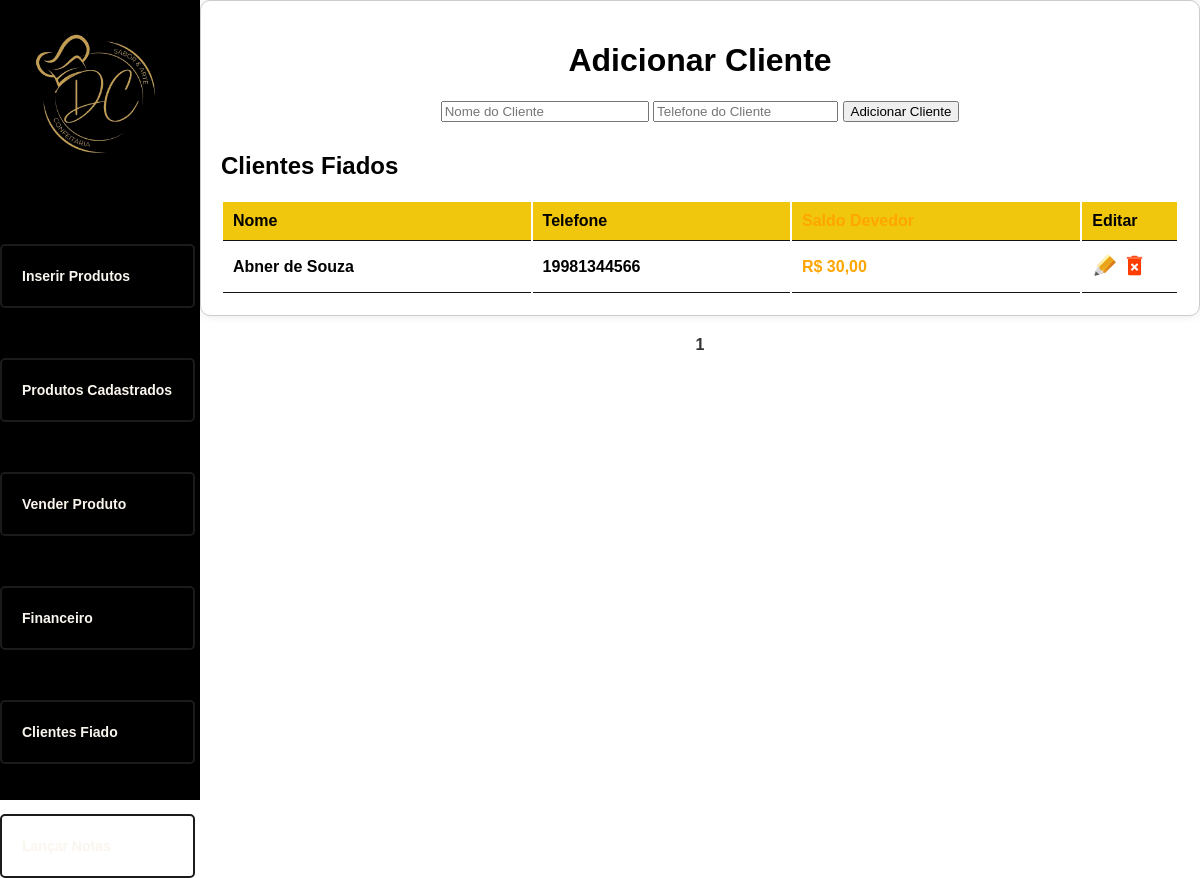
The app's page /clientes_fiado.php, older data.
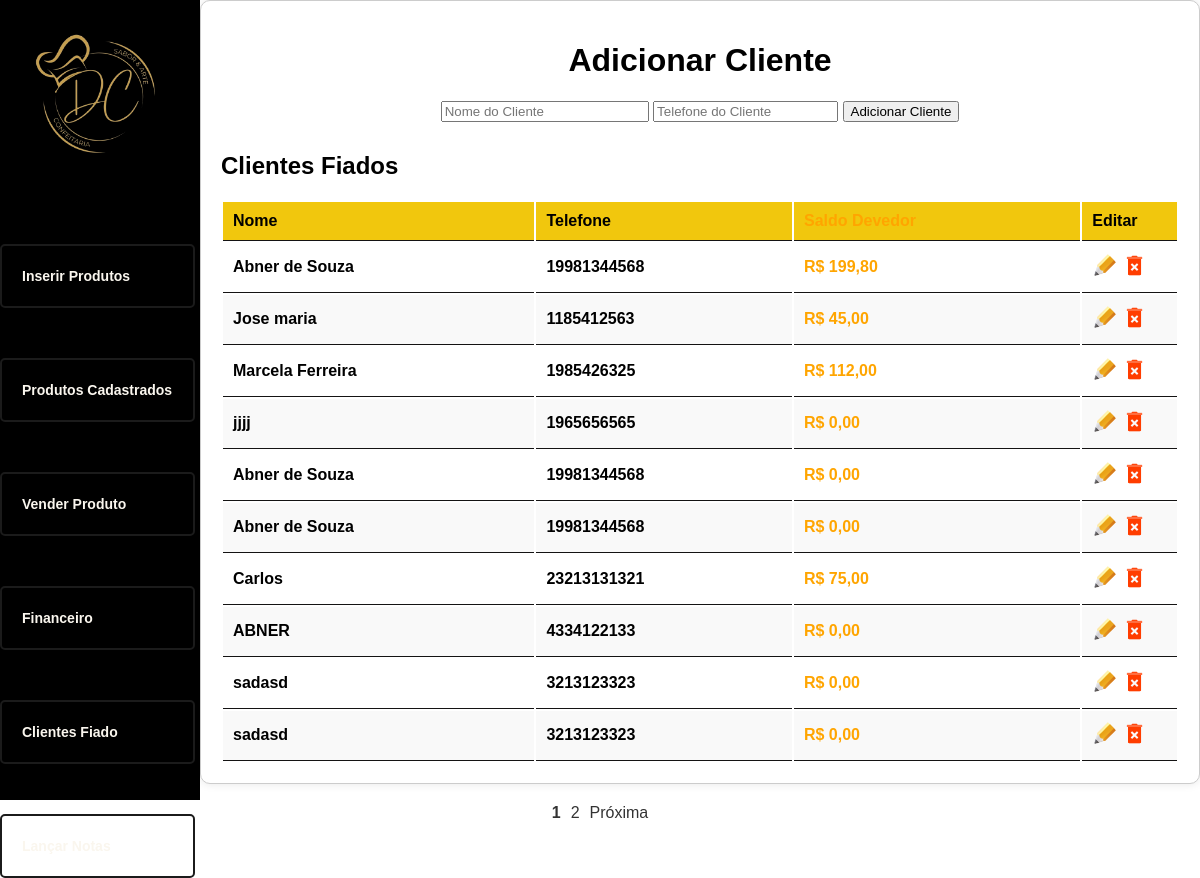
The same page, newer data.
### tables this page shows
CREATE TABLE `clientes_fiados` (
  `id` int(11) NOT NULL,
  `nome` varchar(255) NOT NULL,
  `telefone` varchar(20) NOT NULL,
  `saldo_devedor` decimal(10,2) DEFAULT NULL
);

### Class/database.php (called while the page is built, shortened)
<?php
class Database {
    private $hostname;
    private $bancodedados;
    private $usuario;
    private $senha;
    public function __construct($hostname, $bancodedados, $usuario, $senha) {
        $this->hostname = $hostname;
        $this->bancodedados = $bancodedados;
        $this->usuario = $usuario;
        $this->senha = $senha;
    }
    public function conectar() {
        $this->conexao = new mysqli($this->hostname, $this->usuario, $this->senha, $this->bancodedados);
    }
}
?>

### clientes_fiado.php (the view, shortened to what this page needs)
<?php
include_once("Class/database.php");
$hostname = "localhost";
$bancodedados = "dario";
$usuario = "root";
$senha = "";
$database = new Database($hostname, $bancodedados, $usuario, $senha);
$database->conectar();
function paginaLink($pagina) {
    return "?pagina=$pagina";
}
$clientesPorPagina = 10;
$paginaAtual = isset($_GET['pagina']) ? $_GET['pagina'] : 1;
$offset = ($paginaAtual - 1) * $clientesPorPagina;
$sqlClientes = "SELECT cf.id, cf.nome, cf.telefone,
                      IFNULL(SUM(vf.valor_total), 0) AS saldo_devedor
                FROM clientes_fiados cf
                LEFT JOIN vendas vf ON cf.id = vf.id_cliente_fiado
                GROUP BY cf.id";
$resultClientes = $database->conexao->query($sqlClientes);
$totalClientes = $resultClientes->num_rows;
$totalPaginas = ceil($totalClientes / $clientesPorPagina);
$sqlClientesPaginacao = $sqlClientes . " LIMIT $clientesPorPagina OFFSET $offset";
$resultClientesPaginacao = $database->conexao->query($sqlClientesPaginacao);
?>
<!DOCTYPE html>
<html lang="pt-BR">
<head>
    <link rel="stylesheet" href="style.css">
</head>
<body class="menusDel">
    <div class="top-inserir">
        <div class="menu-php">
            <div class="inserir-logo-img">
                <img src="imgs/Logo_semFundo.png" width="150px" alt="Logo da Confeitaria">
            </div>
            <nav class="nav-inserir-produtos">
                <ul>
                    <li><a href="inserir_produtos.php">Inserir Produtos</a></li>
                    <li><a href="produtos_cadastrados.php">Produtos Cadastrados</a></li>
                    <li><a href="vendas.php">Vender Produto</a></li>
                    <li><a href="financeiro.php">Financeiro</a></li>
                    <li><a href="clientes_fiado.php">Clientes Fiado</a></li>
                    <li><a href="lancar_nota.php">Lançar Notas</a></li>
                </ul>
            </nav>
        </div>
    </div>
    <div class="container-fiados">
        <div class="form-container">
            <h1>Adicionar Cliente</h1>
            <form id="form-cliente-fiado" action="clientes_fiado.php" method="post">
                <input type="text" id="nome" name="nome" placeholder="Nome do Cliente" required>
                <input type="tel" id="telefone" name="telefone" placeholder="Telefone do Cliente" pattern="[0-9]{10,11}" required>
                <button type="submit">Adicionar Cliente</button>
            </form>
        </div>
        <h2>Clientes Fiados</h2>
        <div class="table-responsive">
            <table class="table">
                <thead>
                    <tr>
                        <th>Nome</th>
                        <th>Telefone</th>
                        <th style="color: orange;">Saldo Devedor</th>
                        <th>Editar</th>
                    </tr>
                </thead>
                <tbody>
                    <?php
                    while ($cliente = $resultClientesPaginacao->fetch_assoc()) {
                        echo "<tr>";
                        echo "<td>" . htmlspecialchars($cliente['nome']) . "</td>";
                        echo "<td>" . htmlspecialchars($cliente['telefone']) . "</td>";
                        echo "<td style='color: orange;'>R$ " . number_format($cliente['saldo_devedor'], 2, ',', '.') . "</td>";
                        echo '<td class="editar">
                            <a class="btn btn-sm btn-primary botao-edit" href="editFiado.php?id=' . $cliente['id'] . '" title="Editar">
                                <img src="imgs/iconeEditar.png" width="25px" alt="Editar">
                            </a>
                            <a onclick="return confirm(\'Tem certeza que deseja excluir este cliente?\')" href="delete_fiado.php?id=' . $cliente['id'] . '" title="Excluir">
                                <img src="imgs/iconeDelete.png" width="25px" alt="Excluir">
                            </a>
                            </td>';
                        echo "</tr>";
                    }
                    ?>
                </tbody>
            </table>
        </div>
    </div>
    <div class="pagination">
        <?php for ($i = 1; $i <= $totalPaginas; $i++) : ?>
            <a href="<?php echo paginaLink($i); ?>" <?php if ($paginaAtual == $i) echo 'class="active"'; ?>><?php echo $i; ?></a>
        <?php endfor; ?>
        <?php if ($paginaAtual < $totalPaginas) : ?>
            <a href="<?php echo paginaLink($paginaAtual + 1); ?>">Próxima</a>
        <?php endif; ?>
    </div>
</body>
</html>

### style.css (style rules this page uses)
body { font-family: Arial, sans-serif; margin: 0; padding: 0; background-color: #000000; }
.menusDel { background-color: #ffffffb9; }
a { text-decoration: none; }
.menu-php { width: 200px; height: 100vh; float: left; background-color: rgb(0, 0, 0); }
.inserir-logo-img img { padding: 20px; }
nav ul { list-style-type: none; padding: 0; margin: 0; font-weight: bold; font-size: 14px; }
nav ul li { margin-right: 5px; margin-top: 50px; }
nav ul li a { text-decoration: none; border-radius: 5px; color: rgb(250, 246, 238); border: 2px solid #1b1b1b; height: 40px; display: flex; align-items: center; padding: 10px 20px; }
.table { width: 100%; border-radius: 5px; }
.table th, .table td { padding: 10px; border-bottom: 1px solid #141313; text-align: left; font-weight: bold; }
.table th { background-color: #f1c70d; }
.table tbody tr:nth-child(even) { background-color: #f9f9f9; }
.editar { width: 10%; }
.pagination { display: flex; justify-content: center; margin-top: 20px; }
.pagination a { margin: 0 5px; text-decoration: none; color: #333; }
.pagination .active { font-weight: bold; }
h1 { text-align: center; }
.container-fiados { width: 88,50%; padding: 20px; border: 1px solid #ccc; border-radius: 10px; box-shadow: 0 0 10px rgba(0, 0, 0, 0.1); background-color: #fff; overflow-x: auto; }
.form-container { margin-bottom: 20px; text-align: center; }
.form-container input[type="text"] { width: 200px; margin-bottom: 10px; }

Row changes from the older to the newer data that the page shows:
removed clientes_fiados: nome "Abner de Souza", telefone "19981344566", saldo_devedor "30,00"
added clientes_fiados: nome "Abner de Souza", telefone "19981344568", saldo_devedor "199,80"
added clientes_fiados: nome "Jose maria", telefone "1185412563", saldo_devedor "45,00"
added clientes_fiados: nome "Marcela Ferreira", telefone "1985426325", saldo_devedor "112,00"
added clientes_fiados: nome "jjjj", telefone "1965656565", saldo_devedor "0,00"
added clientes_fiados: nome "Abner de Souza", telefone "19981344568", saldo_devedor "0,00"
added clientes_fiados: nome "Abner de Souza", telefone "19981344568", saldo_devedor "0,00"
added clientes_fiados: nome "Carlos", telefone "23213131321", saldo_devedor "75,00"
added clientes_fiados: nome "ABNER", telefone "4334122133", saldo_devedor "0,00"
added clientes_fiados: nome "sadasd", telefone "3213123323", saldo_devedor "0,00"
added clientes_fiados: nome "sadasd", telefone "3213123323", saldo_devedor "0,00"
Text that changed along with them:
new list line: "2"
text now shown: "Próxima"
